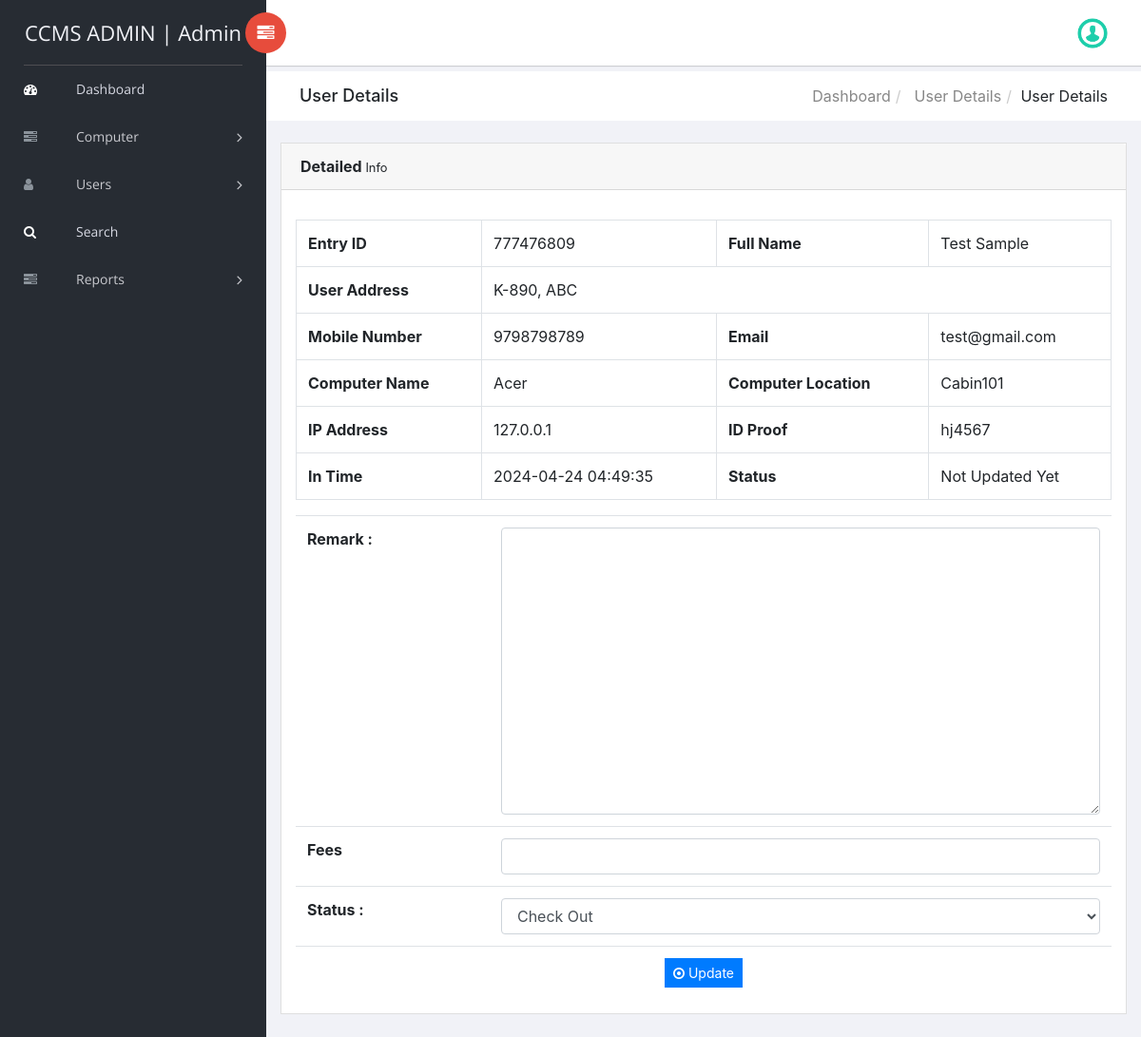
The app's page /ccms/view-user-detail.php?upid=5 (signed in) with its own data.
### tables this page shows
CREATE TABLE `tblusers` (
  `ID` int(10) NOT NULL,
  `EntryID` varchar(20) DEFAULT NULL,
  `UserName` varchar(120) DEFAULT NULL,
  `UserAddress` varchar(200) DEFAULT NULL,
  `MobileNumber` bigint(10) DEFAULT NULL,
  `Email` varchar(200) DEFAULT NULL,
  `ComputerName` varchar(120) DEFAULT NULL,
  `IDProof` varchar(120) DEFAULT NULL,
  `InTime` timestamp NULL DEFAULT current_timestamp(),
  `OutTime` timestamp NULL DEFAULT NULL ON UPDATE current_timestamp(),
  `Fees` varchar(120) DEFAULT NULL,
  `Remark` varchar(120) DEFAULT NULL,
  `Status` varchar(20) NOT NULL,
  `UpdationDate` timestamp NULL DEFAULT NULL ON UPDATE current_timestamp()
);

CREATE TABLE `tblcomputers` (
  `ID` int(10) NOT NULL,
  `ComputerName` varchar(120) DEFAULT NULL,
  `ComputerLocation` varchar(120) DEFAULT NULL,
  `IPAdd` varchar(120) DEFAULT NULL,
  `EntryDate` timestamp NULL DEFAULT current_timestamp()
);

### ccms/view-user-detail.php (the view, shortened to what this page needs)
<?php
include('includes/dbconnection.php');
if (strlen($_SESSION['ccmsaid']==0)) {
  header('location:logout.php');
  } else{
?>
<!doctype html>
<html class="no-js" lang="en">
<head>
    <link rel="stylesheet" href="vendors/bootstrap/dist/css/bootstrap.min.css">
    <link rel="stylesheet" href="vendors/font-awesome/css/font-awesome.min.css">
    <link rel="stylesheet" href="vendors/themify-icons/css/themify-icons.css">
    <link rel="stylesheet" href="vendors/flag-icon-css/css/flag-icon.min.css">
    <link rel="stylesheet" href="vendors/selectFX/css/cs-skin-elastic.css">
    <link rel="stylesheet" href="assets/css/style.css">
</head>
<body>
    <?php include_once('includes/sidebar.php');?>
    <div id="right-panel" class="right-panel">
        <?php include_once('includes/header.php');?>
        <div class="breadcrumbs">
            <div class="col-sm-4">
                <div class="page-header float-left">
                    <div class="page-title">
                        <h1>User Details</h1>
                    </div>
                </div>
            </div>
            <div class="col-sm-8">
                <div class="page-header float-right">
                    <div class="page-title">
                        <ol class="breadcrumb text-right">
                            <li><a href="dashboard.php">Dashboard</a></li>
                            <li><a href="view-user-detail.php"> User Details</a></li>
                            <li class="active">User Details</li>
                        </ol>
                    </div>
                </div>
            </div>
        </div>
        <div class="content mt-3">
            <div class="animated fadeIn">
                <div class="row">
                    <div class="col-lg-6">
                    </div>
                    <div class="col-lg-12">
                        <div class="card">
                            <div class="card-header"><strong>Detailed </strong><small> Info</small></div>
                            <div class="card-body card-block">
 <?php
 $cid=$_GET['upid'];
$ret=mysqli_query($con,"select distinct * from tblusers join tblcomputers on tblcomputers.ID=tblusers.ComputerName
where tblusers.ID='$cid'");
while ($row=mysqli_fetch_array($ret)) {
?>                       <table border="1" class="table table-bordered mg-b-0">
   <tr>
                                <th>Entry ID</th>
                                   <td><?php  echo $row['EntryID'];?></td>
                                <th>Full Name</th>
                                   <td><?php  echo $row['UserName'];?></td>
                                   </tr>
                                <tr>
                                <th>User Address</th>
                                   <td colspan="3"><?php  echo $row['UserAddress'];?></td>
                                   </tr>
                                   <tr>
                                    <th>Mobile Number</th>
                                      <td><?php  echo $row['MobileNumber'];?></td>
                                       <th>Email</th>
                                        <td><?php  echo $row['Email'];?></td>
</tr>
<tr>
                        <th>Computer Name</th>
                        <td><?php  echo $row['ComputerName'];?></td>
                       <th>Computer Location</th>
                        <td><?php  echo $row['ComputerLocation'];?></td>
                         </tr>
                         <tr>
                        <th>IP Address</th>
                        <td><?php  echo $row['IPAdd'];?></td>
                       <th>ID Proof</th>
                        <td><?php  echo $row['IDProof'];?></td>
                         </tr>
                     <tr>
       <th>In Time</th>
       <td><?php  echo $row['InTime'];?></td>
    <th>Status</th>
    <td> <?php
if($row['Status']=="")
{
  echo "Not Updated Yet";
}
     ;?></td>
  </tr>
</table>
<table class="table mb-0">
<?php if($row['Status']==""){ ?>
<form name="submit" method="post" enctype="multipart/form-data">
<tr>
    <th>Remark :</th>
    <td>
    <textarea name="remark" placeholder="" rows="12" cols="14" class="form-control wd-450" required="true"></textarea></td>
  </tr>
<tr>
<th>Fees </th>
<td>
  <input type="text" name="fees" id="fees" class="form-control wd-450" >
</td></tr>
  <tr>
    <th>Status :</th>
    <td>
   <select name="status" class="form-control wd-450" required="true" >
     <option value="Out">Check Out</option>
   </select></td>
  </tr>
  <tr align="center">
    <td colspan="2"><button type="submit" name="submit" class="btn btn-primary btn-sm"><i class="fa fa-dot-circle-o"></i> Update</button></td>
  </tr>
  </form>
<?php } ?>
</table>
   </div>
                                                </div>
<?php } ?>
                                            </div>
                                            </div>
                                        </div>
                                    </div>
                                </div>
</body>
</html>
<?php }  ?>

### ccms/includes/sidebar.php (shortened to what this page needs)
<aside id="left-panel" class="left-panel">
        <nav class="navbar navbar-expand-sm navbar-default">
<?php
$adminid=$_SESSION['ccmsaid'];
$ret=mysqli_query($con,"select AdminName from tbladmin where ID='$adminid'");
$row=mysqli_fetch_array($ret);
$name=$row['AdminName'];
?>
            <div class="navbar-header">
                <a class="navbar-brand" href="dashboard.php">CCMS ADMIN | <?php echo $name; ?></a>
            </div>
            <div id="main-menu" class="main-menu collapse navbar-collapse">
                <ul class="nav navbar-nav">
                    <li class="active">
                        <a href="dashboard.php"> <i class="menu-icon fa fa-dashboard"></i>Dashboard </a>
                    </li>
<li class="menu-item-has-children dropdown">
                        <a href="#" class="dropdown-toggle" data-toggle="dropdown" aria-haspopup="true" aria-expanded="false"> <i class="menu-icon fa fa-tasks"></i>Computer</a>
                    </li>
 <li class="menu-item-has-children dropdown">
                        <a href="add-users.php" class="dropdown-toggle" data-toggle="dropdown" aria-haspopup="true" aria-expanded="false"> <i class="menu-icon fa fa-user"></i>Users</a>
                    </li>
<li class="active">
                        <a href="search.php"> <i class="menu-icon fa fa-search"></i>Search </a>
                    </li>
  <li class="menu-item-has-children dropdown">
                        <a href="#" class="dropdown-toggle" data-toggle="dropdown" aria-haspopup="true" aria-expanded="false"> <i class="menu-icon fa fa-tasks"></i>Reports</a>
                    </li>
                </ul>
            </div>
        </nav>
    </aside>

### records on screen
tblusers: EntryID "777476809", UserName "Test Sample", UserAddress "K-890, ABC", MobileNumber "9798798789", Email "test@gmail.com", tblcomputers.ComputerName "Acer", tblcomputers.ComputerLocation "Cabin101", tblcomputers.IPAdd "127.0.0.1", IDProof "hj4567", InTime "2024-04-24 04:49:35", Status "Not Updated Yet"

### other values on screen
$name "Admin"
